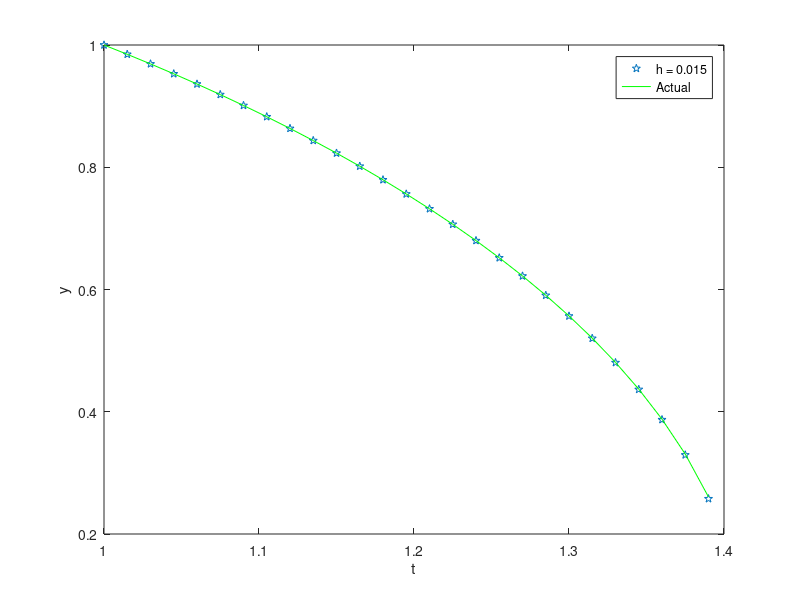

Source code (MATLAB): (Note: this script raises an error after producing the figure.)
% BME 301
% Mary Oh
% HW 11

clc;
clear all;
close all;

%% Q1: Euler prediction - Heun corrector

t = 1:0.015:1.4;
h = 0.015;
y = zeros(size(t));

y(1) = 1;
% y(1.015) = 0.98477
y(2) = sqrt(2 - 1.015^2);
n = 2;

for i = n:length(t) - 1
    y(i+1) = y(i-1) + 2 * h * (-t(i)/y(i));
    y(i+1) = y(i) + h / 2 * (-t(i+1)/y(i+1) - t(i)/y(i));
    y(i+1) = y(i) + h / 2 * (-t(i+1)/y(i+1) - t(i)/y(i));
end

soln = (2 - t.^2).^(1/2);

figure(1)
plot(t, y, 'p')
hold on
plot(t, soln, 'g')
xlabel('t')
ylabel('y')
legend({'h = 0.015'; 'Actual';})

%% Q2a: Diff eqn as pair of first ODE

% d^2y/dx^2 = (P(L-x)/Ei)(1+(dy/dx)^2)^3/2
% y(0) = y'(0) = 0

% 1: y1' = y2 = dy/dx
% 2: y2' = (P(L-x)/Ei)(1+y2^2)^3/2

%% Q2b: use ode45, plot displacement y(x) at 20um from 0-5mm

% L = 5 mm
% P = 1 N
% E = 5*10^10 N/m^2
% i = 7*10^-8 m^4

syms y(x)

L = str2double('5e-3');
P = 1;
E = str2double('5e10');
i = str2double('7e-8');

% y1=y(t); y2=dy/dx; c=(p(L-x)/Ei)
dx = str2double('10e-6');
c = (P*L)/(E*i);

[V] = odeToVectorField(diff(y,2) == c * (1 + (diff(y)^2))^(3/2));

M = matlabFunction(V, 'vars', {'x', 'Y'});
soln = ode45(M, [0 5], [0 0]);

xval = [0:0.001:5];
yval = deval(soln, xval, 1);

figure(2)
[ax, h1, h2] = plotyy(xval, yval(:,1)*1e3, xval, yval(:,2));
xlabel('Distance along mirror (mm)')
ylabel('Displacement')

%% Bonus: Euler's method

h = 0.2;
L = 25000;
P0 = 250;
k = 3e-5;
t = [1 60];
n = (t(end)-t(1))/h;

P(1) = P0;

for i = 2:n
    P(i) = P(i-1) + h * (k * P(i-1) * (L - P(i-1)));
    Q(i) = (L - P(i));
end

figure(3)
plot(t, P, 'r')
hold on
plot(t, Q, 'g')